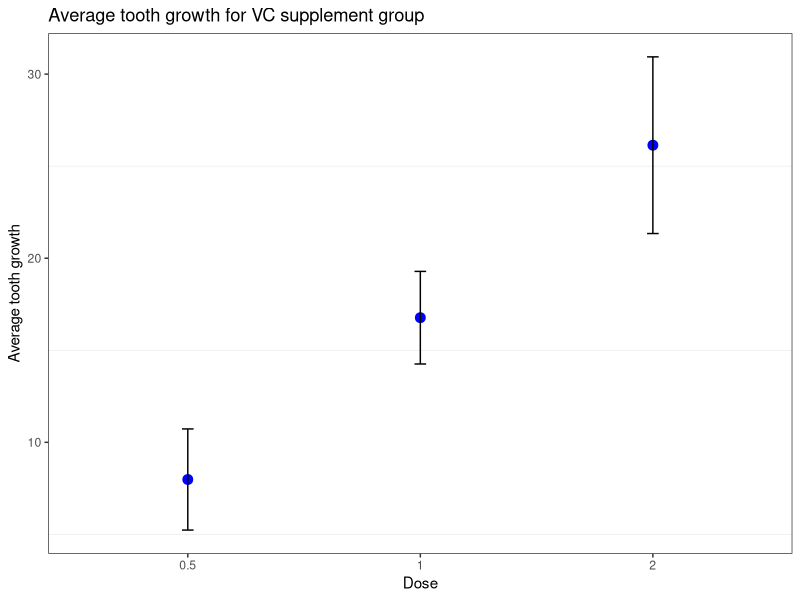
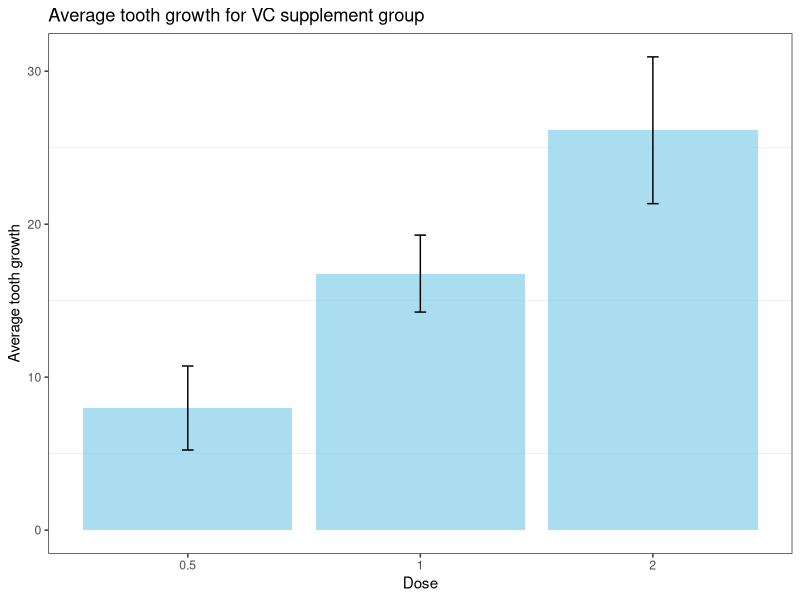

Source code (R) for these figures, in order:
# How to add ERROR BARS to the graph

library(tidyverse)

# 1) WITH POINTS
# 2) WITH BARS

View(ToothGrowth)

theme_set(theme_bw()+
            theme(panel.grid.major = element_blank()))
#we set the theme, by doing this initially it will apply
#to all the foloowing graphs

# 1) WITH POINTS
ToothGrowth %>%
  filter(supp == "VC") %>%
  mutate(dose = as.factor(dose)) %>%
  group_by(dose) %>%
  summarise(mean_len = mean(len),
            sd_len = sd(len)) %>%
  ggplot(aes(dose, mean_len))+
  geom_point(size=3, colour="blue")+
  geom_errorbar(aes(x=dose, 
                    ymin = mean_len - sd_len,
                    ymax = mean_len + sd_len,
                    width = 0.05))+
  labs(title = "Average tooth growth for VC supplement group")+
  xlab("Dose")+
  ylab("Average tooth growth")
       
# We can plot the error bars thorugh the geom_errorbar function
# The function takes the x-axes with the associated variable
# then we define the length of the error bar by
# defining ymin and ymax


# 2) WITH BARS
ToothGrowth %>%
  filter(supp == "VC") %>%
  mutate(dose = as.factor(dose)) %>%
  group_by(dose) %>%
  summarise(mean_len = mean(len),
            sd_len = sd(len)) %>%
  ggplot(aes(dose, mean_len))+
  geom_bar(stat="identity", 
           fill="skyblue", 
           alpha = 0.7)+
  geom_errorbar(aes(x=dose, 
                    ymin = mean_len - sd_len,
                    ymax = mean_len + sd_len,
                    width = 0.05))+
  labs(title = "Average tooth growth for VC supplement group")+
  xlab("Dose")+
  ylab("Average tooth growth")
